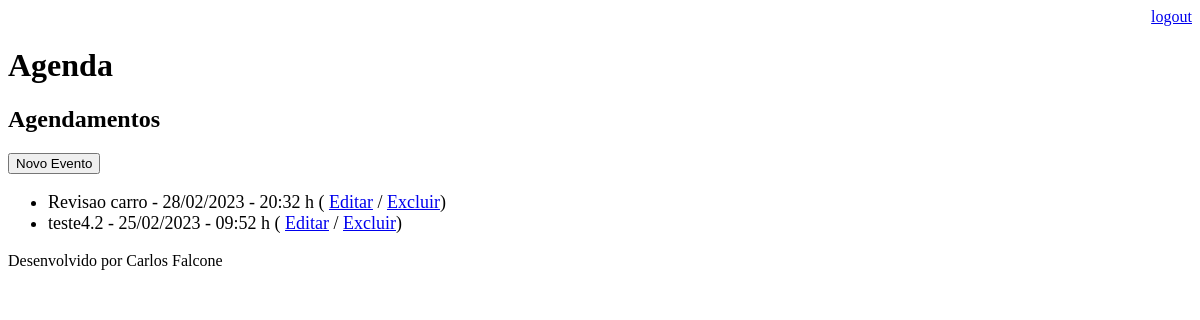
The page /agenda/ (signed in) on the database as committed earlier.
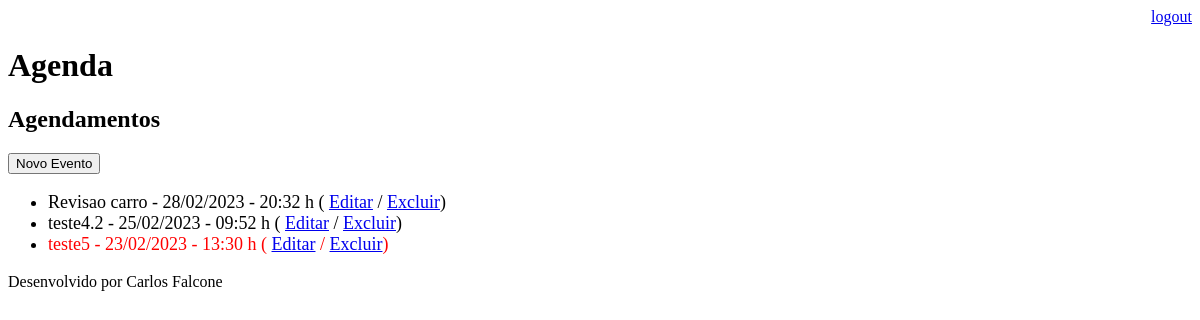
The same page on the database as committed later.
### core/models.py (models this page shows, shortened)
class Evento(models.Model): # Classe que representa uma tabela no banco de dados
    titulo = models.CharField(max_length=100)
    descricao = models.TextField(blank=True, null=True)
    data_evento = models.DateTimeField(verbose_name='Data do Evento')
    data_criacao = models.DateTimeField(auto_now=True)
    usuario = models.ForeignKey(User, on_delete=models.CASCADE)
    class Meta:
        db_table = 'evento'  # Forçar a utilizaçao deste nome para a tabela
    def get_data_evento(self):
        return self.data_evento.strftime('%d/%m/%Y - %H:%M h')
    def get_evento_atrasado(self):
        if self.data_evento < datetime.now():
            return True
        else:
            return False

### core/views.py (the view)
# urls.py: path('agenda/', views.lista_eventos),
@login_required(login_url='/login/')
def lista_eventos(request):
    usuario = request.user
    data_atual = datetime.now() - timedelta(hours=1)
    evento = Evento.objects.filter(usuario=usuario) #data_evento__gt=data_atual) # __lt mostra os eventos que já passaram
    dados = {'eventos': evento}
    return render(request, 'agenda.html', dados)

### templates/agenda.html
{% extends "model-page.html" %}
{% block content %}
    <h2>Agendamentos</h2>
    <a href="evento/">
        <button type="button">Novo Evento</button>
    </a>
    <ul style="font-size: 18px">
        {% for evento in eventos %}
            <li>
                <div style={% if evento.get_evento_atrasado %}
                            "color:red"
                            {% endif %}>
                    {{evento.titulo}} - {{evento.get_data_evento}}
                    ( <a href="evento/?id={{ evento.id }}">Editar</a>
                    / <a href="evento/delete/{{ evento.id}}/"> Excluir</a>)
                </div>
            </li>
        {% endfor %}
    </ul>
{% endblock %}

### templates/model-page.html
<!DOCTYPE html>
<html lang="en">
<head>
    {% include "model-head.html" %}
</head>
<body>
  {% block content %} {% endblock %}
  {% include "model-footer.html" %}
</body>
</html>

### templates/model-head.html (shortened to what this page needs)
    <div align="right">
        <a href="/logout">logout</a>
    </div>
    <h1>Agenda</h1>

### templates/model-footer.html
<p>Desenvolvido por Carlos Falcone</p>

Rows that differ between the two databases and show on the page:
added Evento: titulo "teste5", get_data_evento "23/02/2023 - 13:30 h"
